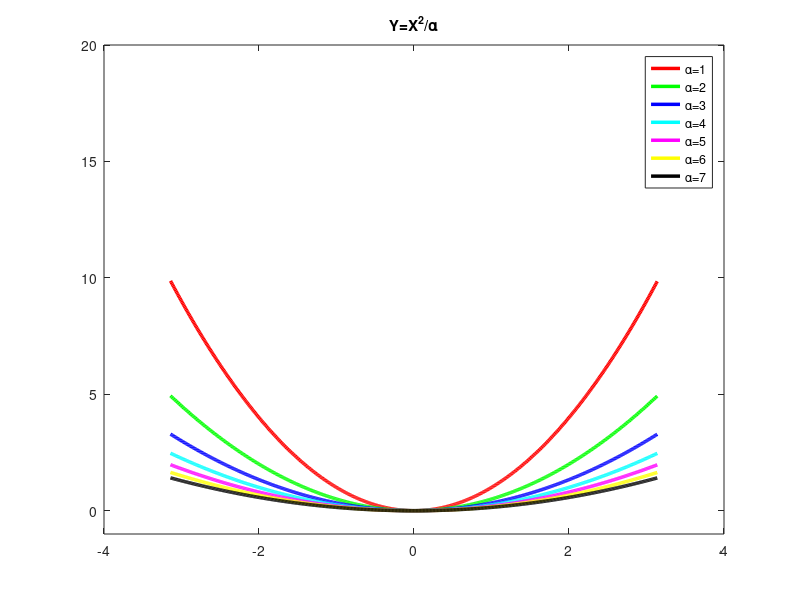

This figure's MATLAB source:
x=-pi:0.01:pi;
figure
c='rgbcmyk';
for alpha=1:7
    y=(x.^2)./alpha;
    p=plot(x,y,c(alpha),'linewidth',2.5);hold on
end
ylim([-1 20]);
title('Y=X^2/\alpha');
legend('\alpha=1','\alpha=2','\alpha=3','\alpha=4','\alpha=5','\alpha=6','\alpha=7')
